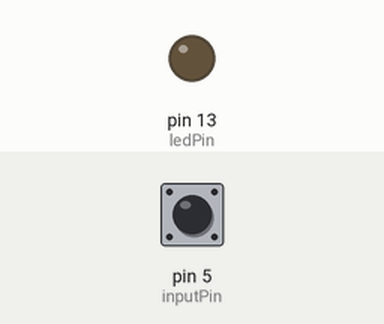
Recording of a sketch running on a simulated Arduino Uno, built with avr-gcc and run on an emulated ATmega328P. Parts: output pins drawn as LEDs (lit = HIGH). Inputs (shaded band) come from the test bench; at power-on: pin 5 (inputPin) HIGH.

Above: at 1.2 s.
1.3 s: pin 5 (inputPin) pulled LOW for 3.2 s
At 5.5 s:
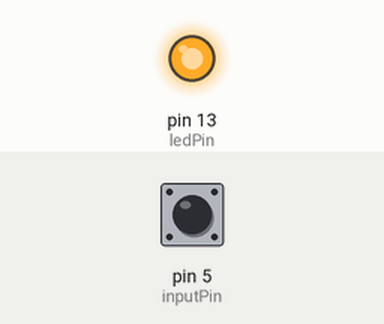
6.0 s: pin 5 (inputPin) pulled LOW for 0.15 s
At 6.8 s:
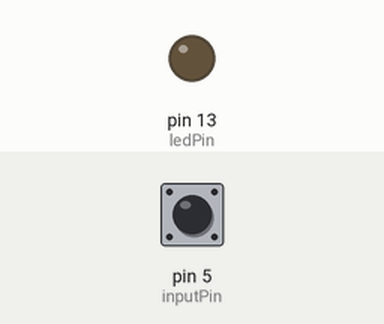
Timing chart, 0 to 9.0 s (numbered marks = the images above; inputs shaded):
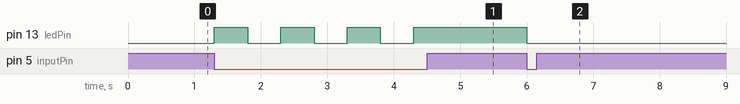

Measured:
- after the input at 1.3 s, pin 13 (ledPin): alternates HIGH for 0.50 s and LOW for 0.50 s, 7 changes in all, then stays HIGH, starting at once
- after the input at 6.0 s, pin 13 (ledPin): HIGH → LOW at once

The sketch:

sketch06-06.ino
```cpp
int inputPin = 5;
int ledPin = 13;
int ledValue = LOW;

void setup() {
  // put your setup code here, to run once:
  pinMode(inputPin, INPUT);
  digitalWrite(inputPin, HIGH);
  pinMode(ledPin, OUTPUT);
}

void loop() {
  // put your main code here, to run repeatedly:
  if (digitalRead(inputPin) == LOW) {
    ledValue = !ledValue;
    digitalWrite(ledPin, ledValue);
    delay(500);
  }
}
```
